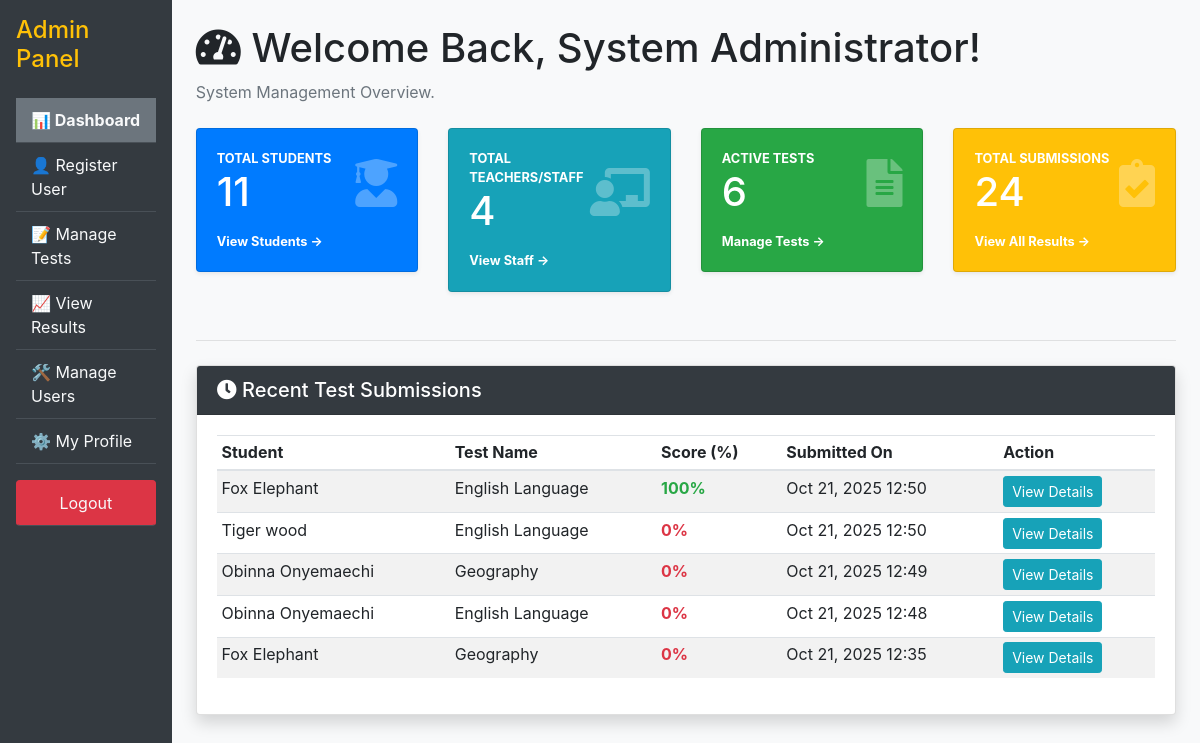
The app's page /cbt1/admin_dashboard.php (signed in) with its own data.
### tables this page shows
CREATE TABLE `results` (
  `result_id` int(11) NOT NULL,
  `user_id` int(11) NOT NULL,
  `attempt_number` int(11) NOT NULL DEFAULT 1,
  `test_id` int(11) NOT NULL,
  `total_questions` int(11) NOT NULL DEFAULT 0,
  `correct_answers` int(11) NOT NULL DEFAULT 0,
  `wrong_answers` int(11) NOT NULL DEFAULT 0,
  `unanswered` int(11) NOT NULL DEFAULT 0,
  `start_time` datetime NOT NULL,
  `end_time` datetime DEFAULT NULL,
  `score` int(5) DEFAULT 0,
  `submission_time` datetime DEFAULT NULL,
  `is_submitted` tinyint(1) DEFAULT 0,
  `secure_answer_map` longtext DEFAULT NULL CHECK (json_valid(`secure_answer_map`))
);

CREATE TABLE `users` (
  `user_id` int(11) NOT NULL,
  `username` varchar(100) NOT NULL,
  `password` varchar(255) NOT NULL,
  `user_type` enum('student','teacher','admin') NOT NULL DEFAULT 'student',
  `full_name` varchar(150) DEFAULT NULL,
  `class_year` varchar(10) DEFAULT NULL,
  `reg_date` timestamp NOT NULL DEFAULT current_timestamp(),
  `email` varchar(200) NOT NULL
);

CREATE TABLE `tests` (
  `test_id` int(11) NOT NULL,
  `created_by` int(11) DEFAULT NULL,
  `title` varchar(255) NOT NULL,
  `class_year` varchar(10) DEFAULT NULL COMMENT 'The target class year (e.g., SSS1), or NULL for all classes.',
  `duration_minutes` int(5) NOT NULL,
  `creation_date` timestamp NOT NULL DEFAULT current_timestamp(),
  `is_active` tinyint(1) DEFAULT 1,
  `total_questions` int(11) NOT NULL DEFAULT 0,
  `max_attempts` int(11) NOT NULL DEFAULT 1 COMMENT 'Maximum number of times a student can take the test',
  `last_modified` datetime DEFAULT current_timestamp() ON UPDATE current_timestamp()
);

### cbt1/admin_dashboard.php (the view, shortened to what this page needs)
<?php
require_once 'config.php';
$user_full_name = $_SESSION["full_name"] ?? $_SESSION["username"] ?? "Admin";
$total_tests = 0;
$total_students = 0;
$total_teachers = 0;
$total_submissions = 0;
$latest_results = [];
$current_view = filter_input(INPUT_GET, 'view', FILTER_SANITIZE_SPECIAL_CHARS) ?? 'overview';
try {
    $stmt_tests = $pdo->query("SELECT COUNT(*) FROM tests");
    $total_tests = $stmt_tests->fetchColumn();
    $stmt_students = $pdo->prepare("SELECT COUNT(*) FROM users WHERE user_type = 'student'");
    $stmt_students->execute();
    $total_students = $stmt_students->fetchColumn();
    $stmt_teachers_count = $pdo->prepare("SELECT COUNT(*) FROM users WHERE user_type IN ('teacher', 'admin')");
    $stmt_teachers_count->execute();
    $total_teachers = $stmt_teachers_count->fetchColumn();
    $stmt_submissions = $pdo->query("SELECT COUNT(*) FROM results WHERE is_submitted = 1");
    $total_submissions = $stmt_submissions->fetchColumn();
    $sql_latest = "
        SELECT
            r.result_id,
            u.full_name,
            t.title AS test_name,
            r.score,
            r.submission_time
        FROM results r
        JOIN users u ON r.user_id = u.user_id
        JOIN tests t ON r.test_id = t.test_id
        WHERE r.is_submitted = 1
        ORDER BY r.submission_time DESC
        LIMIT 5
    ";
    $stmt_latest = $pdo->query($sql_latest);
    $latest_results = $stmt_latest->fetchAll();
} catch (PDOException $e) {
    error_log("Dashboard Data Error: " . $e->getMessage());
    $error_message = "Could not load dashboard data due to a system error. See logs for details.";
}
?>
<!DOCTYPE html>
<html lang="en">
<head>
    <link rel="stylesheet" href="https://cdnjs.cloudflare.com/ajax/libs/font-awesome/5.15.4/css/all.min.css">
    <link rel="stylesheet" href="https://stackpath.bootstrapcdn.com/bootstrap/4.5.2/css/bootstrap.min.css">
</head>
<body>
<div class="d-flex">
    <div class="sidebar text-white p-3">
        <h4 class="mb-4 text-warning">Admin Panel</h4>
        <a href="admin_dashboard.php?view=overview" class="font-weight-bold <?= $current_view === 'overview' ? 'bg-secondary' : '' ?>">📊 Dashboard</a>
        <a href="register.php">👤 Register User</a>
        <a href="manage_tests.php">📝 Manage Tests</a>
        <a href="view_all_results.php">📈 View Results</a>
        <a href="manage_users.php">🛠️ Manage Users</a>
        <a href="admin_profile.php">⚙️ My Profile</a>
        <a href="logout.php" class="btn btn-danger btn-block mt-3">Logout</a>
    </div>
    <div class="container-fluid p-4">
        <h1><i class="fas fa-tachometer-alt"></i> Welcome Back, <?= htmlspecialchars($user_full_name) ?>!</h1>
        <p class="text-muted">System Management Overview.</p>
        <?php if ($current_view === 'overview'): ?>
        <div id="overview-content">
            <div class="row mt-4">
                <div class="col-md-3">
                    <div class="card bg-primary text-white shadow-sm">
                        <div class="card-body">
                            <div class="d-flex justify-content-between align-items-center">
                                <div>
                                    <div class="text-uppercase font-weight-bold small">Total Students</div>
                                    <div class="h1 mb-0"><?= $total_students ?></div>
                                </div>
                                <i class="fas fa-user-graduate card-icon"></i>
                            </div>
                            <a href="?view=students&page=1" class="text-white small mt-3 d-block font-weight-bold">View Students →</a>
                        </div>
                    </div>
                </div>
                <div class="col-md-3">
                    <div class="card bg-info text-white shadow-sm">
                        <div class="card-body">
                            <div class="d-flex justify-content-between align-items-center">
                                <div>
                                    <div class="text-uppercase font-weight-bold small">Total Teachers/Staff</div>
                                    <div class="h1 mb-0"><?= $total_teachers ?></div>
                                </div>
                                <i class="fas fa-chalkboard-teacher card-icon"></i>
                            </div>
                            <a href="?view=teachers&page=1" class="text-white small mt-3 d-block font-weight-bold">View Staff →</a>
                        </div>
                    </div>
                </div>
                <div class="col-md-3">
                    <div class="card bg-success text-white shadow-sm">
                        <div class="card-body">
                            <div class="d-flex justify-content-between align-items-center">
                                <div>
                                    <div class="text-uppercase font-weight-bold small">Active Tests</div>
                                    <div class="h1 mb-0"><?= $total_tests ?></div>
                                </div>
                                <i class="fas fa-file-alt card-icon"></i>
                            </div>
                            <a href="manage_tests.php" class="text-white small mt-3 d-block font-weight-bold">Manage Tests →</a>
                        </div>
                    </div>
                </div>
                <div class="col-md-3">
                    <div class="card bg-warning text-white shadow-sm">
                        <div class="card-body">
                            <div class="d-flex justify-content-between align-items-center">
                                <div>
                                    <div class="text-uppercase font-weight-bold small">Total Submissions</div>
                                    <div class="h1 mb-0"><?= $total_submissions ?></div>
                                </div>
                                <i class="fas fa-clipboard-check card-icon"></i>
                            </div>
                            <a href="view_all_results.php" class="text-white small mt-3 d-block font-weight-bold">View All Results →</a>
                        </div>
                    </div>
                </div>
            </div>
            <hr class="mt-5 mb-4">
            <div class="card shadow" id="recent-submissions">
                <div class="card-header bg-dark text-white">
                    <h5 class="mb-0"><i class="fas fa-clock"></i> Recent Test Submissions</h5>
                </div>
                <div class="card-body">
                    <?php if (empty($latest_results)): ?>
                        <p class="alert alert-info mb-0">No test results submitted yet.</p>
                    <?php else: ?>
                        <table class="table table-striped table-hover table-sm">
                            <thead>
                                <tr>
                                    <th>Student</th>
                                    <th>Test Name</th>
                                    <th>Score (%)</th>
                                    <th>Submitted On</th>
                                    <th>Action</th>
                                </tr>
                            </thead>
                            <tbody>
                                <?php foreach ($latest_results as $result): ?>
                                <tr>
                                    <td><?= htmlspecialchars($result['full_name']) ?></td>
                                    <td><?= htmlspecialchars($result['test_name']) ?></td>
                                    <?php
                                    $score_percentage = (float)($result['score'] ?? 0);
                                    $score_class = 'danger';
                                    if ($score_percentage >= 70) {
                                        $score_class = 'success';
                                    } elseif ($score_percentage >= 50) {
                                        $score_class = 'warning';
                                    }
                                    $display_score = round($score_percentage, 1) . '%';
                                    ?>
                                    <td class="font-weight-bold text-<?= $score_class ?>">
                                        <?= $display_score ?>
                                    </td>
                                    <td><?= htmlspecialchars((new DateTime($result['submission_time']))->format('M j, Y H:i')) ?></td>
                                    <td>
                                        <a href="view_submission.php?result_id=<?= htmlspecialchars($result['result_id']) ?>" class="btn btn-sm btn-info">View Details</a>
                                    </td>
                                </tr>
                                <?php endforeach; ?>
                            </tbody>
                        </table>
                    <?php endif; ?>
                </div>
            </div>
        </div>
        <?php endif; ?>
    </div>
</div>
</body>
</html>

### cbt1/admin_dashboard.php (style rules this page uses)
body { background-color: #f8f9fa; }
.sidebar { min-height: 100vh; background-color: #343a40; }
.sidebar a { color: #f8f9fa; padding: 10px 15px; display: block; border-bottom: 1px solid #495057; }
.card-icon { font-size: 3rem; opacity: 0.3; }

### records on screen
results: user.full_name "Fox Elephant", test.title "English Language", score "100%", submission_time "Oct 21, 2025 12:50"
results: user.full_name "Tiger wood", test.title "English Language", score "0%", submission_time "Oct 21, 2025 12:50"
results: user.full_name "Obinna Onyemaechi", test.title "Geography", score "0%", submission_time "Oct 21, 2025 12:49"
results: user.full_name "Obinna Onyemaechi", test.title "English Language", score "0%", submission_time "Oct 21, 2025 12:48"
results: user.full_name "Fox Elephant", test.title "Geography", score "0%", submission_time "Oct 21, 2025 12:35"

### other values on screen
$user_full_name "System Administrator"
$total_students "11"
$total_teachers "4"
$total_tests "6"
$total_submissions "24"
